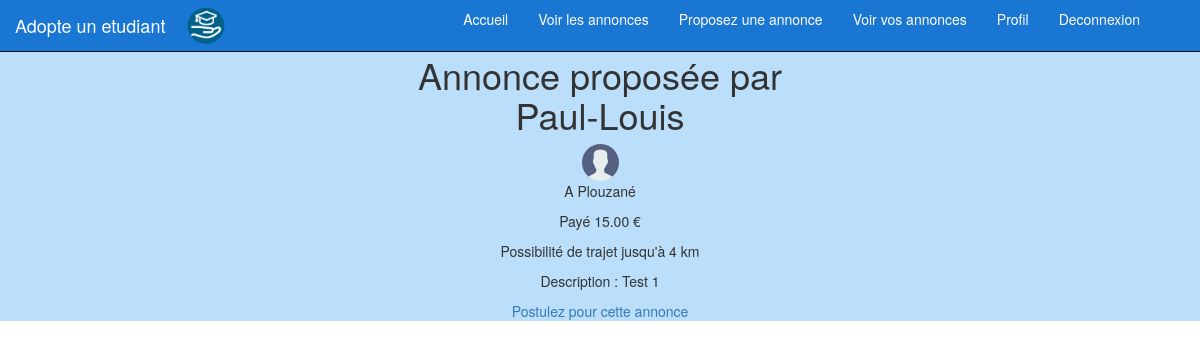
Page /annonce/1 on the committed database.
### profils/models.py (models this page shows, shortened)
class Annonce (models.Model) :
	titre = models.CharField(max_length=200)
	annonce = models.TextField(null=False)
	date = models.DateTimeField(auto_now_add=True, auto_now=False, verbose_name = "Date de dépôt")
	prix = models.DecimalField(max_digits=5,decimal_places=2)
	annonceur = models.CharField(max_length=100)
	etudiant = models.CharField(max_length=100, blank=True) # blank permet de rendre ce champs optionnel
	lieux = models.CharField(max_length=50)
	distance_max = models.IntegerField()
	numero = models.IntegerField()
	etat = models.CharField(max_length=10)
	postulant = models.CharField(max_length=100, null=True)
	message_postulant = models.TextField(max_length=1000,null=True)

class Profil(models.Model):
    user = models.OneToOneField(User)
    age = models.IntegerField()
    photo = models.ImageField(upload_to="photos/")
    is_student = models.BooleanField()
    ecole = models.CharField(null=True, max_length=100)
    description = models.TextField(null=True)
    sexe = models.CharField(max_length=10)

### profils/views.py (the view)
# urls.py: url(r'^annonce/(?P<numero>\d+$)',views.annonce, name= 'lire_annonce'),
def annonce(request,numero):
    pseudo = request.user.username
    annonce = Annonce.objects.get(numero=numero)
    user_annonceur = User.objects.get(username=annonce.annonceur)
    profil_annonceur = Profil.objects.get(user=user_annonceur)
    if annonce.etat != "a_faire":
        if ((pseudo==annonce.annonceur) or (pseudo==annonce.postulant) or (pseudo==annonce.etudiant)):
            Bool = annonce.distance_max != 0
            return render(request,'profils/annonce.html',locals())
        else:
            raise Http404
    Bool = annonce.distance_max != 0
    return render(request,'profils/annonce.html',locals())

### profils/templates/profils/annonce.html (shortened to what this page needs)
<!DOCTYPE html>
<html lang="fr">
<head>
    {% load static %}
    <link rel="stylesheet" href="{% static 'style.css' %}" >
    <link rel="stylesheet" href="{% static 'css/bootstrap.css' %}">
</head>
<body>
<div class="container-fluid">
<div class="row">
<nav class="navbar navbar-inverse navbar-fixed-top" style="background-color: #1976D2">
  <div class="container" style="display:inline-block">
    <div id="navbar" style="display: inline-block;">
        <img src="{% static 'img/logo.png' %}" alt="mon image" width="10%" height="10%">
    </div>
    <div class="navbar-header" >
      <a class="navbar-brand" href="#" style="color :#FFFFFF">Adopte un etudiant</a>
    </div>
    <div id="navbar" class="collapse navbar-collapse" >
      <ul class="nav navbar-nav" style="float:right; margin : -5% 0 0 0" >
        <li class="active" ><a href="/" style="background-color: #1976D2">Accueil</a></li>
        <li><a href="/annonces" style="color:#FFFFFF">Voir les annonces</a></li>
        <li><a href="/proposer_annonce" style="color :#FFFFFF"> Proposez une annonce </a></li>
        <li><a href="/voir_annonces_perso/a_faire" style="color:#FFFFFF"> Voir vos annonces</a></li>
        <li><a href="/profil" style="color:#FFFFFF"> Profil</a></li>
        <li><a href="/deconnexion" style="color:#FFFFFF"> Deconnexion </a></li>
      </ul>
    </div>
  </div>
</nav>
</div>
<div class="row" style="background-color: #BBDEFB;margin-top: 3%">
		<div class="col-lg-4 col-lg-offset-4" style="text-align: center">
		<h1 >
		Annonce proposée par {{annonce.annonceur}}  </h1>
		<img src="{{profil_annonceur.photo.url }}" width="10%" heigth="10%"/>
		<div class="row">
		<p> A {{ annonce.lieux}} </p>
		<p> Payé {{annonce.prix}} €</p>
		{% if Bool %}
			<p> Possibilité de trajet jusqu'à {{annonce.distance_max}} km </p>
		{% endif %}
		<p>	Description : {{annonce.annonce}} </p>
		<a href="{% url "postuler_annonce" numero%}">Postulez pour cette annonce</a>
		</div>
		</div>
	</div>
</div>
</body>
</html>

### rows in the picture
Annonce: annonceur "Paul-Louis", lieux "Plouzané", prix "15.00", distance_max "4", annonce "Test 1"
Profil: photo (picture)
